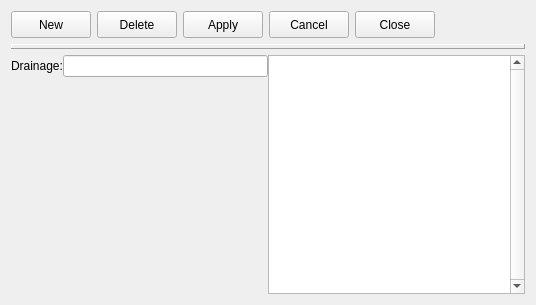
<?xml version="1.0" encoding="UTF-8"?>
<ui version="4.0">
 <class>drainage</class>
 <widget class="impgenmaint" name="drainage">
  <property name="geometry">
   <rect>
    <x>0</x>
    <y>0</y>
    <width>536</width>
    <height>305</height>
   </rect>
  </property>
  <property name="windowTitle">
   <string>Form</string>
  </property>
  <property name="TableName">
   <string>drainage</string>
  </property>
  <property name="KeyField">
   <string>drain_cod</string>
  </property>
  <property name="DisplayColumn">
   <string>drain_des</string>
  </property>
  <property name="DisplayColumnDescription">
   <string>Drainage types</string>
  </property>
  <layout class="QVBoxLayout" name="verticalLayout_3">
   <item>
    <layout class="QHBoxLayout" name="horizontalLayout_11">
     <item>
      <widget class="QPushButton" name="cmdnew">
       <property name="enabled">
        <bool>true</bool>
       </property>
       <property name="minimumSize">
        <size>
         <width>0</width>
         <height>27</height>
        </size>
       </property>
       <property name="maximumSize">
        <size>
         <width>16777215</width>
         <height>27</height>
        </size>
       </property>
       <property name="toolTip">
        <string/>
       </property>
       <property name="text">
        <string>New</string>
       </property>
       <property name="icon">
        <iconset resource="../images/images.qrc">
         <normaloff>:/images/new3.png</normaloff>:/images/new3.png</iconset>
       </property>
       <property name="flat">
        <bool>false</bool>
       </property>
      </widget>
     </item>
     <item>
      <widget class="QPushButton" name="cmdelete">
       <property name="enabled">
        <bool>true</bool>
       </property>
       <property name="minimumSize">
        <size>
         <width>0</width>
         <height>27</height>
        </size>
       </property>
       <property name="maximumSize">
        <size>
         <width>16777215</width>
         <height>27</height>
        </size>
       </property>
       <property name="toolTip">
        <string/>
       </property>
       <property name="text">
        <string>Delete</string>
       </property>
       <property name="icon">
        <iconset resource="../images/images.qrc">
         <normaloff>:/images/delete3.png</normaloff>:/images/delete3.png</iconset>
       </property>
       <property name="flat">
        <bool>false</bool>
       </property>
      </widget>
     </item>
     <item>
      <widget class="QPushButton" name="cmdapply">
       <property name="enabled">
        <bool>true</bool>
       </property>
       <property name="minimumSize">
        <size>
         <width>0</width>
         <height>27</height>
        </size>
       </property>
       <property name="maximumSize">
        <size>
         <width>16777215</width>
         <height>27</height>
        </size>
       </property>
       <property name="toolTip">
        <string/>
       </property>
       <property name="text">
        <string>Apply</string>
       </property>
       <property name="icon">
        <iconset resource="../images/images.qrc">
         <normaloff>:/images2/new/apply.png</normaloff>:/images2/new/apply.png</iconset>
       </property>
       <property name="flat">
        <bool>false</bool>
       </property>
      </widget>
     </item>
     <item>
      <widget class="QPushButton" name="cmdcancel">
       <property name="enabled">
        <bool>true</bool>
       </property>
       <property name="minimumSize">
        <size>
         <width>0</width>
         <height>27</height>
        </size>
       </property>
       <property name="maximumSize">
        <size>
         <width>16777215</width>
         <height>27</height>
        </size>
       </property>
       <property name="toolTip">
        <string/>
       </property>
       <property name="text">
        <string>Cancel</string>
       </property>
       <property name="icon">
        <iconset resource="../images/images.qrc">
         <normaloff>:/images2/new/cancel.png</normaloff>:/images2/new/cancel.png</iconset>
       </property>
       <property name="flat">
        <bool>false</bool>
       </property>
      </widget>
     </item>
     <item>
      <widget class="QPushButton" name="cmdclose">
       <property name="enabled">
        <bool>true</bool>
       </property>
       <property name="minimumSize">
        <size>
         <width>0</width>
         <height>27</height>
        </size>
       </property>
       <property name="maximumSize">
        <size>
         <width>16777215</width>
         <height>27</height>
        </size>
       </property>
       <property name="toolTip">
        <string/>
       </property>
       <property name="text">
        <string>Close</string>
       </property>
       <property name="icon">
        <iconset resource="../images/images.qrc">
         <normaloff>:/images2/new/closeform.png</normaloff>:/images2/new/closeform.png</iconset>
       </property>
       <property name="flat">
        <bool>false</bool>
       </property>
      </widget>
     </item>
     <item>
      <spacer name="horizontalSpacer_2">
       <property name="orientation">
        <enum>Qt::Horizontal</enum>
       </property>
       <property name="sizeHint" stdset="0">
        <size>
         <width>40</width>
         <height>20</height>
        </size>
       </property>
      </spacer>
     </item>
    </layout>
   </item>
   <item>
    <widget class="QLabel" name="Panel2">
     <property name="enabled">
      <bool>true</bool>
     </property>
     <property name="maximumSize">
      <size>
       <width>16777215</width>
       <height>5</height>
      </size>
     </property>
     <property name="toolTip">
      <string/>
     </property>
     <property name="layoutDirection">
      <enum>Qt::LeftToRight</enum>
     </property>
     <property name="frameShape">
      <enum>QFrame::Panel</enum>
     </property>
     <property name="frameShadow">
      <enum>QFrame::Raised</enum>
     </property>
     <property name="text">
      <string/>
     </property>
     <property name="alignment">
      <set>Qt::AlignCenter</set>
     </property>
    </widget>
   </item>
   <item>
    <layout class="QHBoxLayout" name="horizontalLayout_6">
     <property name="spacing">
      <number>0</number>
     </property>
     <property name="margin">
      <number>0</number>
     </property>
     <item>
      <layout class="QVBoxLayout" name="verticalLayout_2">
       <property name="spacing">
        <number>0</number>
       </property>
       <property name="margin">
        <number>0</number>
       </property>
       <item>
        <layout class="QHBoxLayout" name="horizontalLayout_7">
         <item>
          <widget class="QLabel" name="Label2_2">
           <property name="enabled">
            <bool>true</bool>
           </property>
           <property name="toolTip">
            <string/>
           </property>
           <property name="text">
            <string>Drainage:</string>
           </property>
          </widget>
         </item>
         <item>
          <widget class="IMPEdit" name="iMPEdit_5">
           <property name="TableName">
            <string>drainage</string>
           </property>
           <property name="FieldName">
            <string>drain_des</string>
           </property>
          </widget>
         </item>
        </layout>
       </item>
       <item>
        <spacer name="verticalSpacer_2">
         <property name="orientation">
          <enum>Qt::Vertical</enum>
         </property>
         <property name="sizeHint" stdset="0">
          <size>
           <width>20</width>
           <height>40</height>
          </size>
         </property>
        </spacer>
       </item>
      </layout>
     </item>
     <item>
      <widget class="QTableView" name="ListView1">
       <property name="verticalScrollBarPolicy">
        <enum>Qt::ScrollBarAlwaysOn</enum>
       </property>
      </widget>
     </item>
    </layout>
   </item>
  </layout>
 </widget>
 <customwidgets>
  <customwidget>
   <class>IMPEdit</class>
   <extends>QLineEdit</extends>
   <header>impedit.h</header>
  </customwidget>
  <customwidget>
   <class>impgenmaint</class>
   <extends>QWidget</extends>
   <header>impgenmaint.h</header>
   <container>1</container>
  </customwidget>
 </customwidgets>
 <resources>
  <include location="../images/images.qrc"/>
 </resources>
 <connections/>
</ui>
